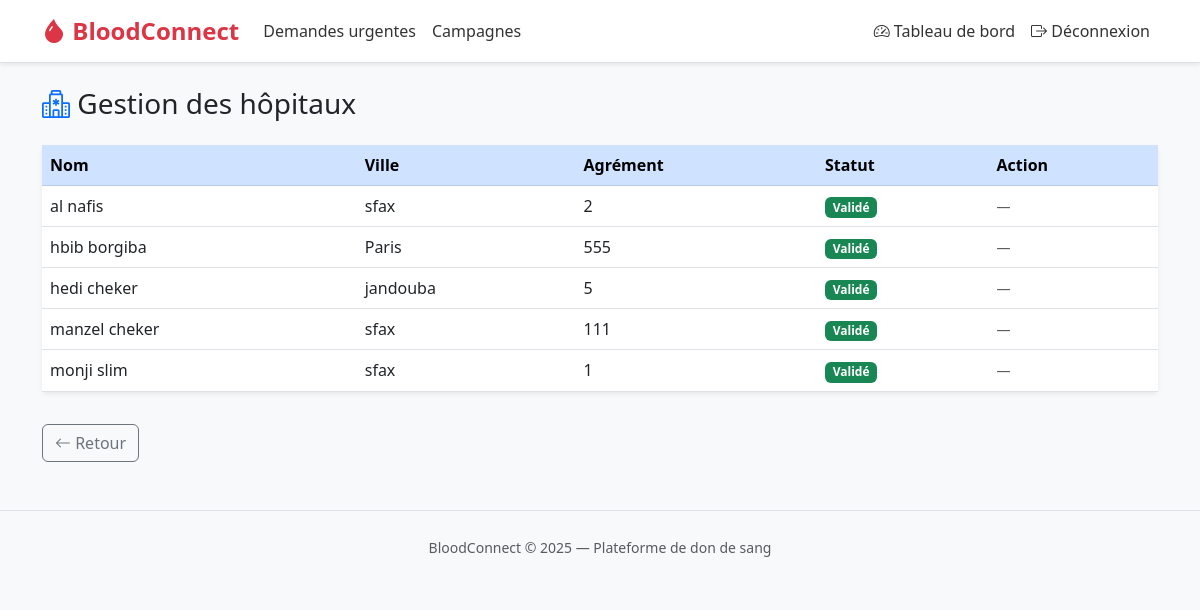
The app's page /admin-panel/hopitaux/ (signed in) with its own data.
### core/models.py (models this page shows, shortened)
class Hopital(models.Model):
    user = models.OneToOneField(User, on_delete=models.CASCADE, related_name='hopital')
    nom = models.CharField(max_length=200)
    adresse = models.TextField()
    ville = models.CharField(max_length=100)
    numero_agrement = models.CharField(max_length=50, unique=True)
    valide = models.BooleanField(default=False)

### core/views/admin_views.py (the view)
# urls.py: path('hopitaux/', admin_views.liste_hopitaux, name='liste_hopitaux'),
@admin_required
def liste_hopitaux(request):
    hopitaux = Hopital.objects.select_related('user').order_by('valide', 'nom')
    return render(request, 'admin_panel/hopitaux.html', {'hopitaux': hopitaux})

### templates/admin_panel/hopitaux.html (shortened to what this page needs)
{% extends 'base.html' %}
{% block content %}
<h3 class="mb-4"><i class="bi bi-hospital text-primary"></i> Gestion des hôpitaux</h3>
<table class="table table-hover bg-white rounded shadow-sm">
  <thead class="table-primary">
    <tr>
      <th>Nom</th><th>Ville</th><th>Agrément</th><th>Statut</th><th>Action</th>
    </tr>
  </thead>
  <tbody>
    {% for h in hopitaux %}
      <tr>
        <td>{{ h.nom }}</td>
        <td>{{ h.ville }}</td>
        <td>{{ h.numero_agrement }}</td>
        <td>
          {% if h.valide %}
            <span class="badge bg-success">Validé</span>
          {% else %}
            <span class="badge bg-warning text-dark">En attente</span>
          {% endif %}
        </td>
        <td>
          {% if not h.valide %}
            <a href="{% url 'valider_hopital' h.pk %}" class="btn btn-sm btn-success">Valider</a>
          {% else %}
            <span class="text-muted small">—</span>
          {% endif %}
        </td>
      </tr>
    {% empty %}
      <tr><td colspan="5" class="text-center text-muted">Aucun hôpital enregistré.</td></tr>
    {% endfor %}
  </tbody>
</table>
<a href="{% url 'tableau_admin' %}" class="btn btn-outline-secondary mt-3">
  <i class="bi bi-arrow-left"></i> Retour
</a>
{% endblock %}

### templates/base.html (style rules this page uses)
body { background-color: #f8f9fa; }

### records on screen
Hopital: nom "al nafis", ville "sfax", numero_agrement "2", valide "Validé"
Hopital: nom "hbib borgiba", ville "Paris", numero_agrement "555", valide "Validé"
Hopital: nom "hedi cheker", ville "jandouba", numero_agrement "5", valide "Validé"
Hopital: nom "manzel cheker", ville "sfax", numero_agrement "111", valide "Validé"
Hopital: nom "monji slim", ville "sfax", numero_agrement "1", valide "Validé"
